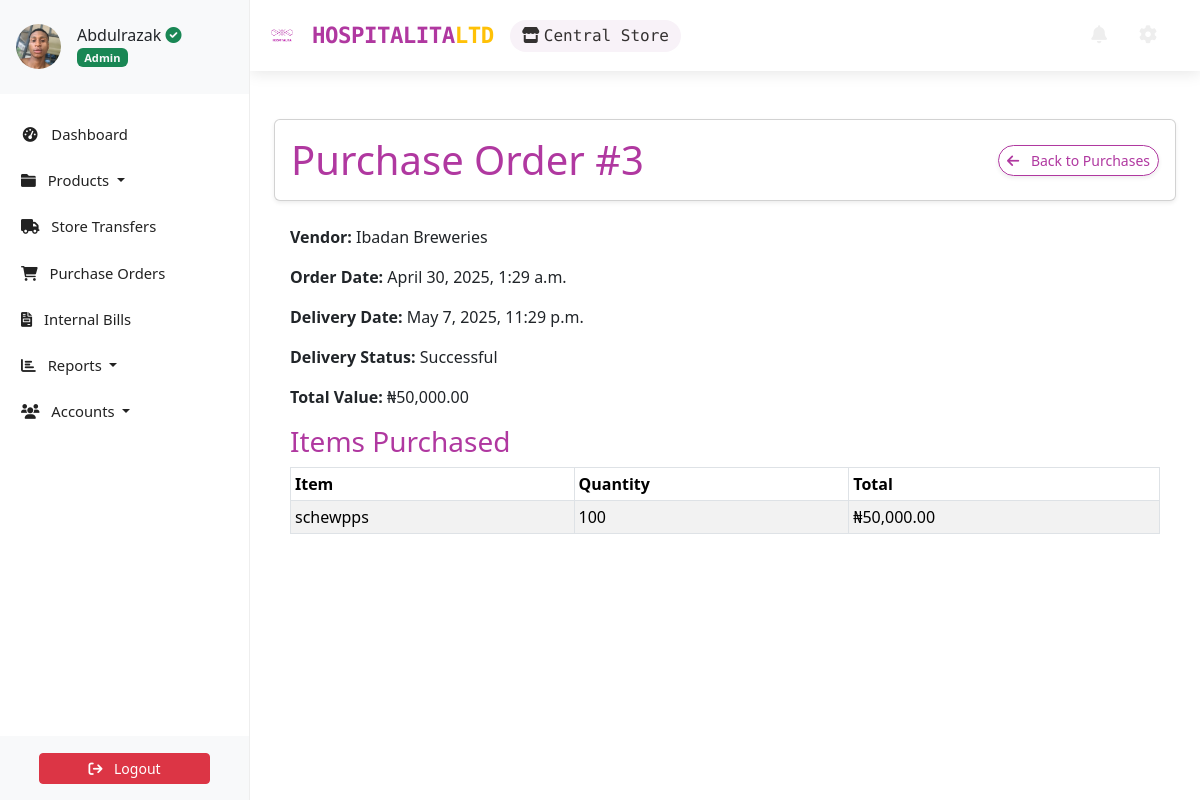
The page /transactions/purchase-order/3/ (signed in) on the database as committed earlier.
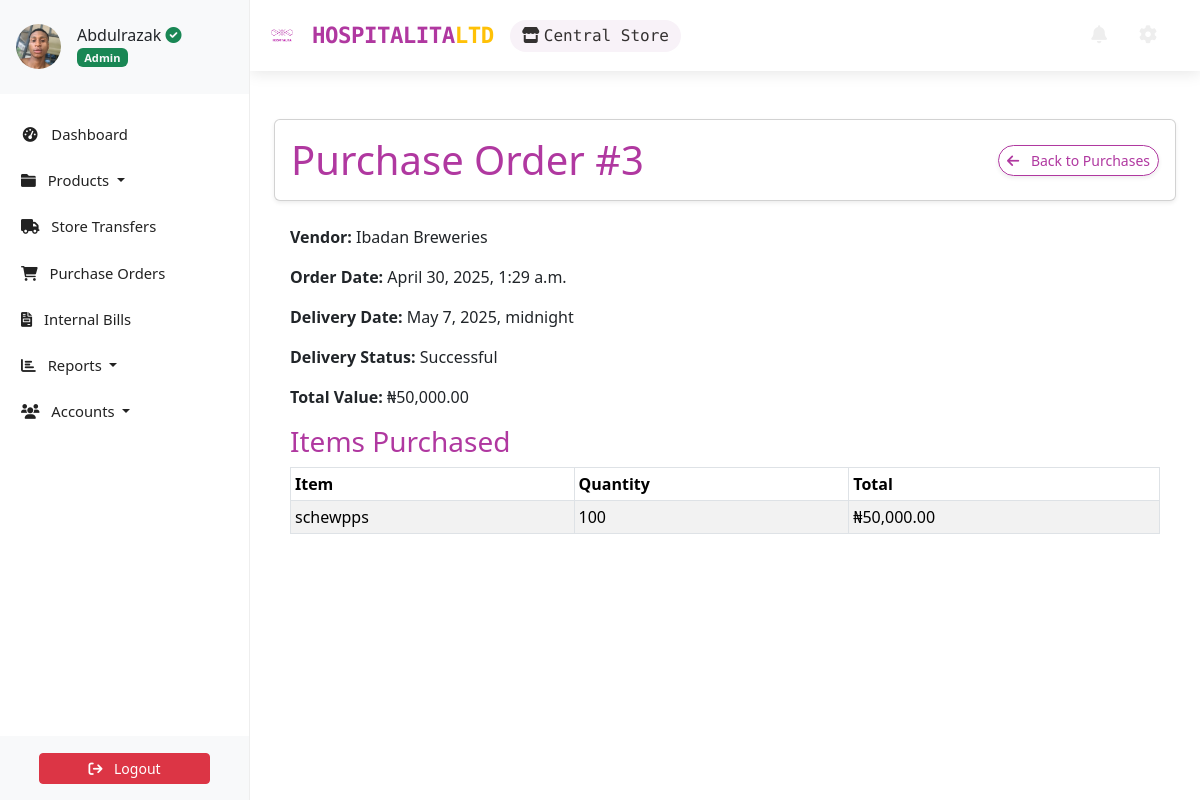
The same page on the database as committed later.
### transactions/models.py (models this page shows, shortened)
class PurchaseOrder(models.Model):
    slug = AutoSlugField(unique=True, populate_from="vendor")
    vendor = models.ForeignKey(Vendor, related_name="purchase_orders", on_delete=models.CASCADE)
    order_date = models.DateTimeField(auto_now_add=True)
    delivery_date = models.DateTimeField(blank=True, null=True, verbose_name="Delivery Date")
    delivery_status = models.CharField(choices=DELIVERY_CHOICES, max_length=1, default="P", verbose_name="Delivery Status")
    store = models.ForeignKey(Store, on_delete=models.CASCADE, related_name='purchase_orders', null=True, blank=True)
    total_value = models.DecimalField(max_digits=10, decimal_places=2, default=0.0)
    created_by = models.ForeignKey(Profile, on_delete=models.SET_NULL, null=True, blank=True)
    class Meta:
        ordering = ["-order_date"]

### accounts/models.py (models this page shows, shortened)
class Vendor(models.Model):
    name = models.CharField(max_length=50, verbose_name='Name')
    slug = AutoSlugField(
        unique=True,
        populate_from='name',
        verbose_name='Slug'
    )
    phone_number = models.BigIntegerField(
        blank=True, null=True, verbose_name='Phone Number'
    )
    address = models.CharField(
        max_length=50, blank=True, null=True, verbose_name='Address'
    )
    class Meta:
        verbose_name = 'Vendor'
        verbose_name_plural = 'Vendors'

### transactions/views.py (the view)
# urls.py: path('purchase-order/<int:pk>/', PurchaseOrderDetailView.as_view(), name='purchaseorder-detail'),
class PurchaseOrderDetailView(LoginRequiredMixin, DetailView):
    model = PurchaseOrder
    template_name = "transactions/purchaseorderdetail.html"
    context_object_name = "purchase_order"
    def get_queryset(self):
        return PurchaseOrder.objects.filter(store=self.request.user.store)

### store/context_processors.py (called while the page is built)
def unread_alerts_count(request):
    if request.user.is_authenticated:
        current_store = request.user.store
        count = StockAlert.objects.filter(store_inventory__store=current_store, is_read=False).count()
        return {'unread_alerts_count': count}
    return {'unread_alerts_count': 0}

### transactions/templates/transactions/purchaseorderdetail.html (shortened to what this page needs)
{% extends "store/base.html" %}
{% block content %}
<div class="container my-4">
    <div class="card shadow-sm rounded p-3">
        <div class="row align-items-center">
            <div class="col-md-6">
                <h4 class="display-6 mb-0 text-brand">Purchase Order #{{ purchase_order.id }}</h4>
            </div>
            <div class="col-md-6 d-flex justify-content-end gap-2">
                <a class="btn btn-outline-brand btn-sm rounded-pill shadow-sm" href="{% url 'purchaseorderslist' %}">
                    <i class="fas fa-arrow-left me-2"></i> Back to Purchases
                </a>
            </div>
        </div>
    </div>
    <div class="container px-3 mt-4">
        <p><strong>Vendor:</strong> {{ purchase_order.vendor.name }}</p>
        <p><strong>Order Date:</strong> {{ purchase_order.order_date }}</p>
        <p><strong>Delivery Date:</strong> {{ purchase_order.delivery_date }}</p>
        <p><strong>Delivery Status:</strong> {{ purchase_order.get_delivery_status_display }}</p>
        <p><strong>Total Value:</strong> ₦{{ purchase_order.total_value }}</p>
        <h3 class="text-brand">Items Purchased</h3>
        <table class="table table-bordered table-striped table-hover table-sm">
            <thead class="thead-light">
                <tr>
                    <th>Item</th>
                    <th>Quantity</th>
                    <th>Total</th>
                </tr>
            </thead>
            <tbody>
                {% for detail in purchase_order.details.all %}
                <tr>
                    <td>{{ detail.item.name }}</td>
                    <td>{{ detail.quantity }}</td>
                    <td>₦{{ detail.total_value }}</td>
                </tr>
                {% endfor %}
            </tbody>
        </table>
    </div>
</div>
{% endblock %}

Rows that differ between the two databases and show on the page:
changed PurchaseOrder "Successful": delivery_date "May 7, 2025, 11:29 p.m." → "May 7, 2025, midnight"
